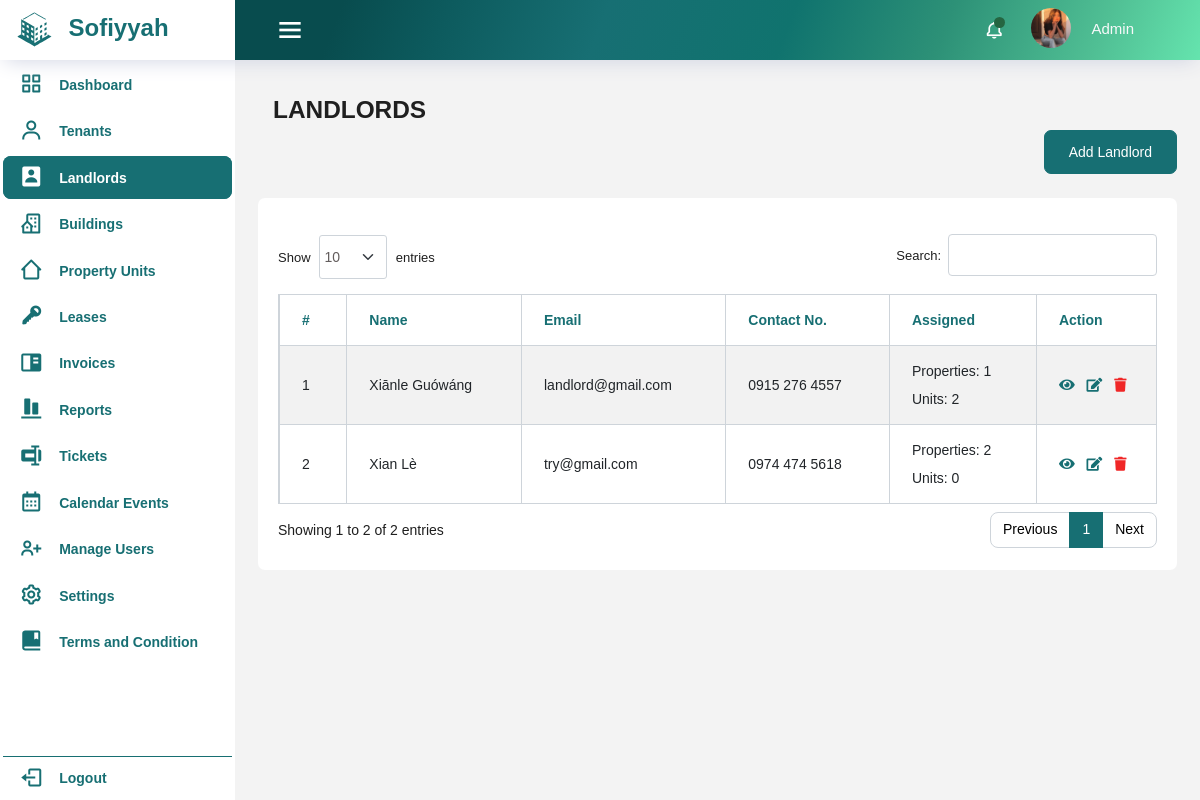
Page /landlord/landlords.php (signed in) on the committed database.
### tables this page shows
CREATE TABLE `landlord` (
  `id` int(11) NOT NULL,
  `first_name` varchar(50) NOT NULL,
  `middle_name` varchar(50) DEFAULT NULL,
  `last_name` varchar(50) NOT NULL,
  `date_of_birth` date NOT NULL,
  `email` varchar(100) NOT NULL,
  `contact_no` varchar(20) NOT NULL,
  `address` varchar(200) NOT NULL,
  `region` varchar(100) NOT NULL,
  `provinces` varchar(100) NOT NULL,
  `city` varchar(100) NOT NULL,
  `identification_document` varchar(100) NOT NULL,
  `emergency_contact_person` varchar(100) NOT NULL,
  `emergency_contact_number` varchar(20) NOT NULL,
  `profile_img` varchar(100) NOT NULL,
  `created_at` timestamp NOT NULL DEFAULT current_timestamp(),
  `updated_at` timestamp NOT NULL DEFAULT current_timestamp() ON UPDATE current_timestamp()
);

### landlord/landlords.php (the view, shortened to what this page needs)
<?php
    require_once '../includes/header.php';
    require_once '../includes/dbconfig.php';
?>
<body>
<div class="container-scroller">
  <?php
    require_once '../includes/navbar.php';
  ?>
<div class="container-fluid page-body-wrapper">
<?php
     require_once '../includes/sidebar.php';
  ?>
<div class="main-panel">
  <div class="content-wrapper">
    <div class="row">
      <div class="col-12 col-xl-8 mb-4 mb-xl-0">
        <h3 class="font-weight-bolder">LANDLORDS</h3>
      </div>
      <div class="add-tenant-container">
        <?php
            if($_SESSION['user_type'] == 'admin'){
        ?>
        <div class="add-tenant-container">
          <a href="add_landlord.php" class="btn btn-success btn-icon-text float-right">
              Add Landlord
              </a>
            <?php
                    }
                ?>
        </div>
      </div>
    </div>
    <div class="row mt-4">
      <div class="card">
        <div class="card-body">
          <div class="table-responsive pt-3">
          <table id="example" class="table table-striped table-bordered dt-responsive nowrap" style="width:100%">
            <thead>
              <tr>
                <th>#</th>
                <th>Name</th>
                <th>Email</th>
                <th>Contact No.</th>
                <th>Assigned</th>
                <?php if($_SESSION['user_type'] == 'admin'){ ?>
                  <th>Action</th>
                <?php } ?>
              </tr>
            </thead>
            <tbody>
              <?php
                $sql = "SELECT landlord.*, COUNT(DISTINCT properties.id) AS property_count, COUNT(property_units.id) AS unit_count FROM landlord
                LEFT JOIN properties ON properties.landlord_id = landlord.id
                LEFT JOIN property_units ON property_units.property_id = properties.id
                GROUP BY landlord.id";
                $result = mysqli_query($conn, $sql);
                $i = 1;
                if (mysqli_num_rows($result) > 0){
                  while ($row = mysqli_fetch_assoc($result)){
                    echo '
                    <tr>
                      <td>'.$i.'</td>
                      <td>'.$row['first_name'].' '.$row['last_name'].'</td>
                      <td>'.$row['email'].'</td>
                      <td>'.$row['contact_no'].'</td>
                      <td>Properties: '.$row['property_count'].'<br><br>Units: '.$row['unit_count'].'</td>
                      <td>
                        <div class="action">
                          <a class="me-2 green" href="view_landlord.php?id='.$row['id'].'"><i class="fas fa-eye"></i></a>
                          <a class="me-2 green" href="edit_landlord.php?id='.$row['id'].'"><i class="fas fa-edit"></i></a>
                          <a class="green action-delete" href="delete_landlord.php?id='.$row['id'].'"><i class="fas fa-trash"></i></a>
                        </div>
                      </td>
                    </tr>';
                    $i++;
                  }
                }
              ?>
            </tbody>
          </table>
        </div>
      </div>
    </div>
  </div>

### css/custom.css (style rules this page uses)
:root { --fs-7: 13.4px; --fs-8: 9.2px; --fw-300: 300; --fw-500: 500; --fw-600: 600; --fw-700: 700; }
.mb-4 { font-weight: bold; }
*, *::before, *::after { box-sizing: border-box; }
.card { position: relative; display: flex; flex-direction: column; min-width: 0; word-wrap: break-word; background-color: #fff; background-clip: border-box; border: 1px solid rgba(0,0,0,.125); border-radius: 1rem; }
table.table-bordered.dataTable thead tr:first-child th, table.table-bordered.dataTable thead tr:first-child td { border-top-width: 1px; color: #176f73; font-weight: bolder; }
.action .me-2.green i { color: #176f73; }
.action .green i { color: rgb(240, 39, 39); }
.row>* { padding-left: calc(var(--bs-gutter-x) * .0); padding-right: calc(var(--bs-gutter-x) * .0); }
:root { --fc-small-font-size: .85em!important; --fc-page-bg-color: #fff!important; --fc-neutral-bg-color: hsla(0,0%,82%,.3)!important; --fc-neutral-text-color: grey!important; --fc-border-color: #ddd!important; --fc-button-text-color: #fff!important; --fc-button-bg-color: #2c3e50!important; --fc-button-border-color: #879baf6b!important; --fc-button-hover-bg-color: #2d6465!important; --fc-button-hover-border-color: #2d6465!important; --fc-button-active-bg-color: #115845e8!important; --fc-button-active-border-color: #115845e8!important; --fc-event-bg-color: #c3d837!important; --fc-event-border-color: #c3d837!important; --fc-event-text-color: #01105d!important; --fc-event-selected-overlay-color: rgba(0, 0, 0, 0.4)!important; --fc-more-link-bg-color: #d0d0d0!important; --fc-more-link-text-color: inherit!important; --fc-event-resizer-thickness: 8px!important; --fc-event-resizer-dot-total-width: 8px!important; --fc-event-resizer-dot-border-width: 1px!important; --fc-non-business-color: hsla(0,0%,84%,.3)!important; --fc-bg-event-color: #8be347!important; --fc-bg-event-opacity: 0.3!important; --fc-highlight-color: rgba(168, 232, 245, 0.3)!important; --fc-today-bg-color: rgb(46 112 179 / 10%)!important; --fc-now-indicator-color: red; }

### css/login.css (style rules this page uses)
.green { color: white; font-weight: 500; }

### rows in the picture
landlord: first_name "Xiānle", last_name "Guówáng", email "landlord@gmail.com", contact_no "0915 276 4557", property_count "1", unit_count "2"
landlord: first_name "Xian", last_name "Lè", email "try@gmail.com", contact_no "0974 474 5618", property_count "2", unit_count "0"

### other values in the picture
$_SESSION['username'] "Admin"
